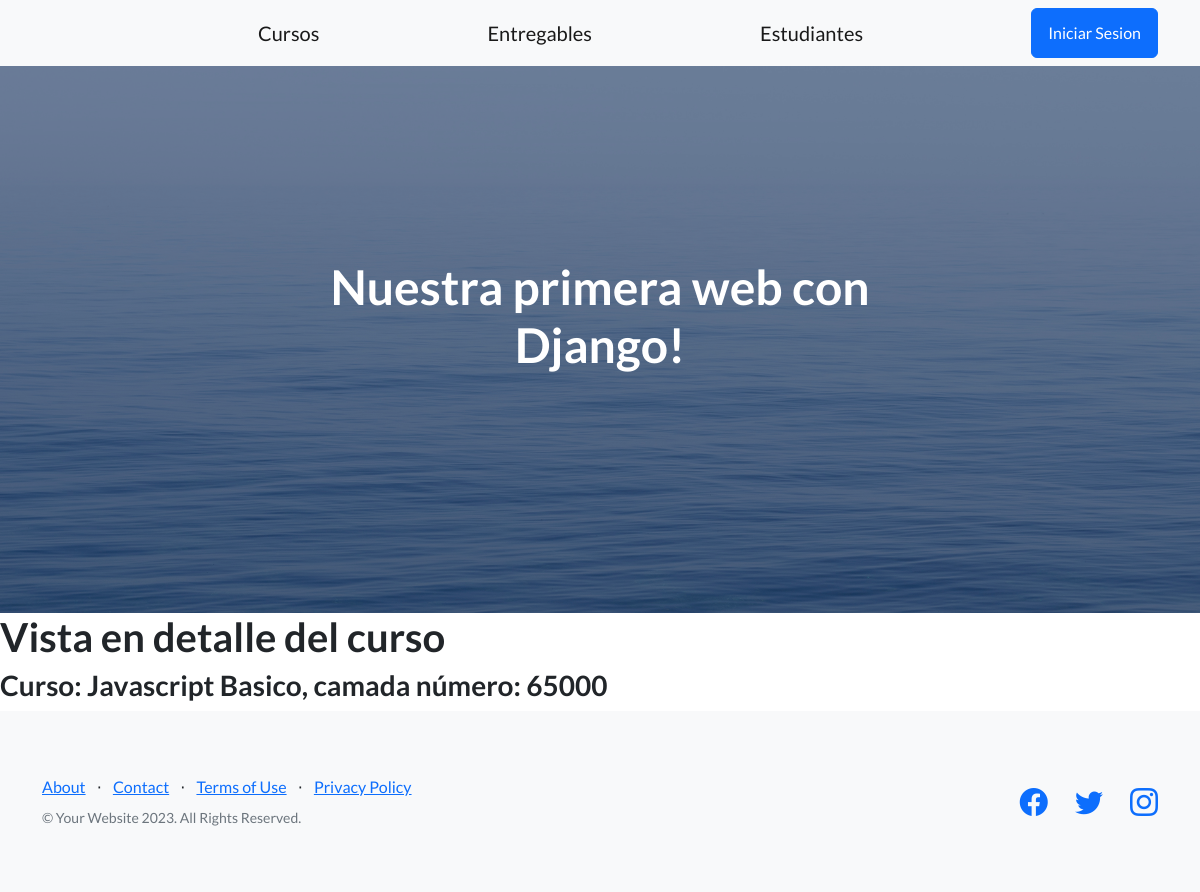
The page /app-coder/detalle-curso/2 on the database as committed earlier.
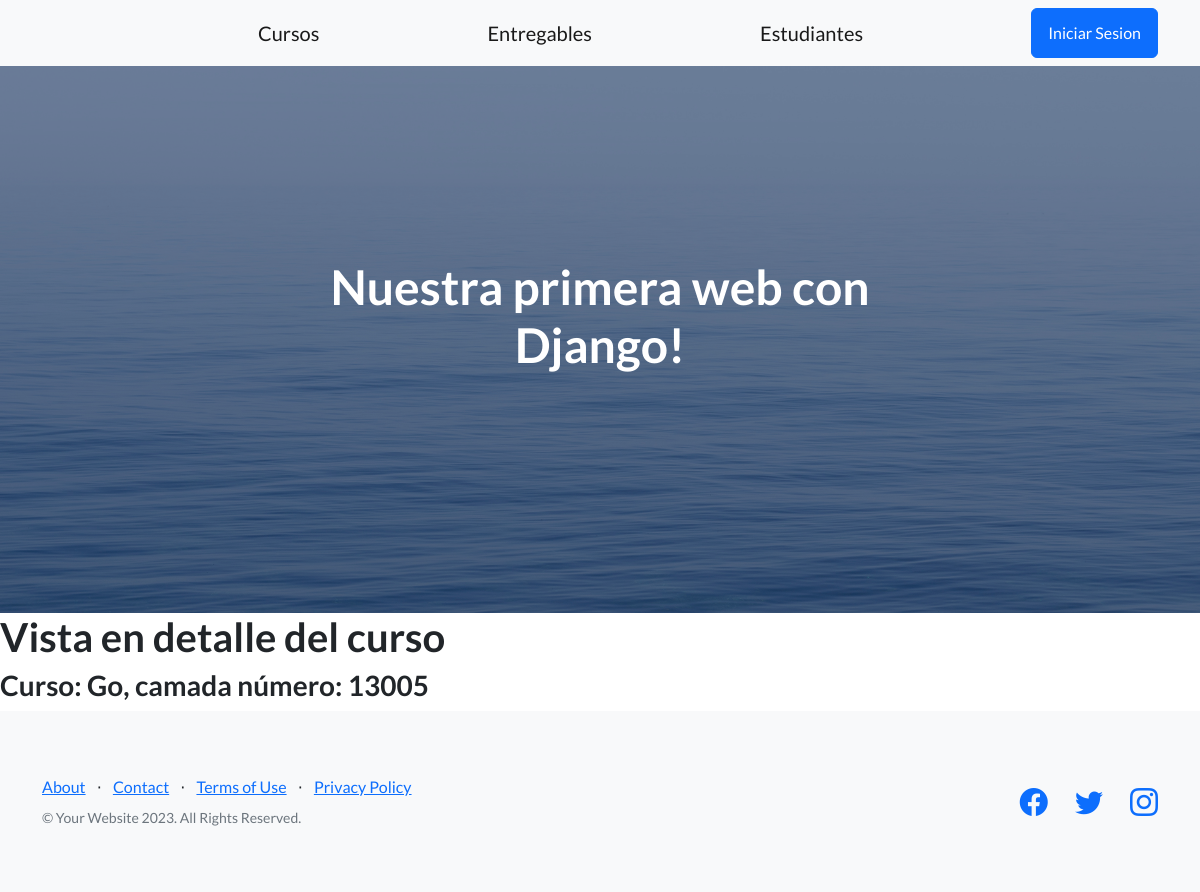
The same page on the database as committed later.
### app_coder/models.py (models this page shows, shortened)
class Curso(models.Model):
  nombre = models.CharField(max_length=50)
  camada = models.IntegerField()
  class Meta():
    verbose_name = 'Course'
    verbose_name_plural = 'My courses...'
    ordering = ('-nombre', 'camada')

### app_coder/views.py (the view)
# urls.py: path('detalle-curso/<pk>', CursoDetail.as_view(), name='DetalleCurso'),
class CursoDetail(DetailView):
  model = Curso
  template_name = 'curso_detail.html'
  context_object_name = 'curso'

### app_coder/templates/curso_detail.html
{% extends 'padre.html' %}
{% block contenidoQueCambia %}
  <h1>Vista en detalle del curso</h1>
  <h3>Curso: {{curso.nombre}}, camada número: {{curso.camada}}</h3>
{% endblock contenidoQueCambia %}

Rows that differ between the two databases and show on the page:
changed Curso: nombre "Javascript Basico" → "Go"; camada "65000" → "13005"
